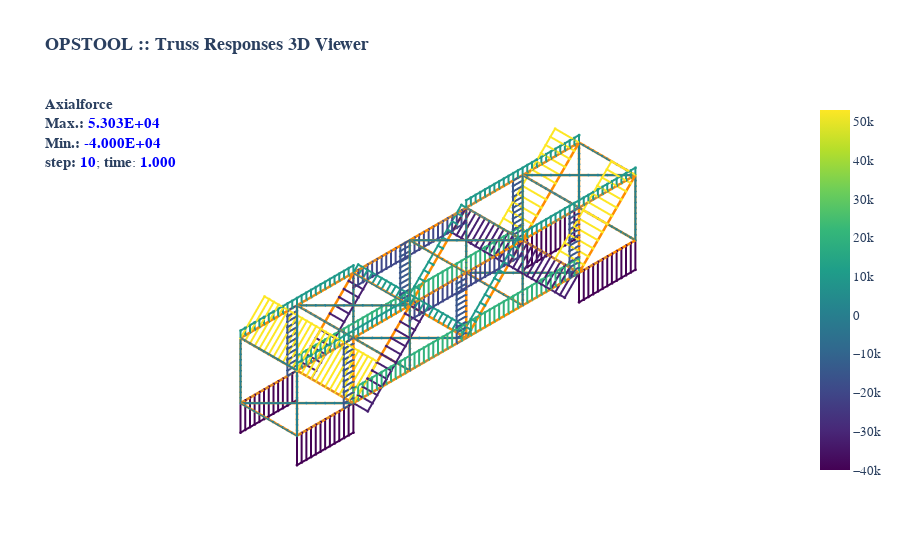

This figure's notebook cell:
### Code cell
opsvis.set_plot_props(cmap="viridis", point_size=1)
fig = opsvis.plot_truss_responses(
    odb_tag=1, resp_type="axialForce", slides=False, step="absMax", alpha=2.0, line_width=4
)
# fig.show(renderer="jupyterlab")
# fig.show(renderer="notebook")
# fig.show(renderer="browser")
fig.show()  # for auto
# fig.write_html("**.html")

### Figure 1 — Plotly figure (JSON) as saved in the notebook; plotly's stock layout.template omitted (floating-point values rounded to 4 significant figures; data arrays with more than 128 entries replaced by an {"elided": "..."} marker saying what was removed)
{"data": [{"connectgaps": false, "hoverinfo": "skip", "line": {"color": "#738595", "width": 1.5}, "mode": "lines", "name": "", "type": "scatter3d", "x": {"elided": "228 int values"}, "y": {"elided": "228 int values"}, "z": {"elided": "228 int values"}}, {"connectgaps": false, "hoverinfo": "skip", "line": {"color": "#FF8C00", "width": 5}, "mode": "lines", "name": "Truss", "type": "scatter3d", "x": {"elided": "228 int values"}, "y": {"elided": "228 int values"}, "z": {"elided": "228 int values"}}, {"connectgaps": false, "hoverinfo": "skip", "line": {"cmax": 53030.0, "cmin": -40000.0, "color": {"elided": "3192 float values"}, "coloraxis": "coloraxis", "width": 4}, "mode": "lines", "type": "scatter3d", "x": {"elided": "3192 float values"}, "y": {"elided": "3192 int values"}, "z": {"elided": "3192 float values"}}, {"customdata": {"elided": "2128 float values"}, "hovertemplate": "<b>%{customdata:.4E}</b>", "marker": {"cmax": 53030.0, "cmin": -40000.0, "color": {"elided": "2128 float values"}, "coloraxis": "coloraxis", "size": 1}, "mode": "markers", "name": "axialForce", "type": "scatter3d", "x": {"elided": "2128 float values"}, "y": {"elided": "2128 int values"}, "z": {"elided": "2128 float values"}}], "layout": {"autosize": true, "coloraxis": {"cmax": 53030.0, "cmin": -40000.0, "colorbar": {"tickfont": {"size": 13}}, "colorscale": [[0, "#440154"], [0.1111, "#482878"], [0.2222, "#3e4989"], [0.3333, "#31688e"], [0.4444, "#26828e"], [0.5556, "#1f9e89"], [0.6667, "#35b779"], [0.7778, "#6ece58"], [0.8889, "#b5de2b"], [1, "#fde725"]]}, "font": {"family": "Arial, sans-serif"}, "scene": {"aspectmode": "data", "aspectratio": {"x": 1, "y": 1, "z": 1}, "camera": {"eye": {"x": -3.5, "y": -3.5, "z": 3.5}, "projection": {"type": "orthographic"}}, "xaxis": {"showgrid": false, "visible": false, "zeroline": false}, "yaxis": {"showgrid": false, "visible": false, "zeroline": false}, "zaxis": {"showgrid": false, "visible": false, "zeroline": false}}, "showlegend": false, "title": {"font": {"size": 15}, "text": "<span style=\"font-weight:bold; font-size:18\">OPSTOOL :: Truss Responses 3D Viewer</span><br><br><br><b>Axialforce</b><br><b>Max.:</b> <span style=\"color:blue; font-weight:bold\">5.303E+04</span><br><b>Min.:</b> <span style=\"color:blue; font-weight:bold\">-4.000E+04</span><br><b>step:</b> <span style=\"color:blue; font-weight:bold\">10</span>; <b>time</b>: <span style=\"color:blue; font-weight:bold\">1.000</span>"}}}
